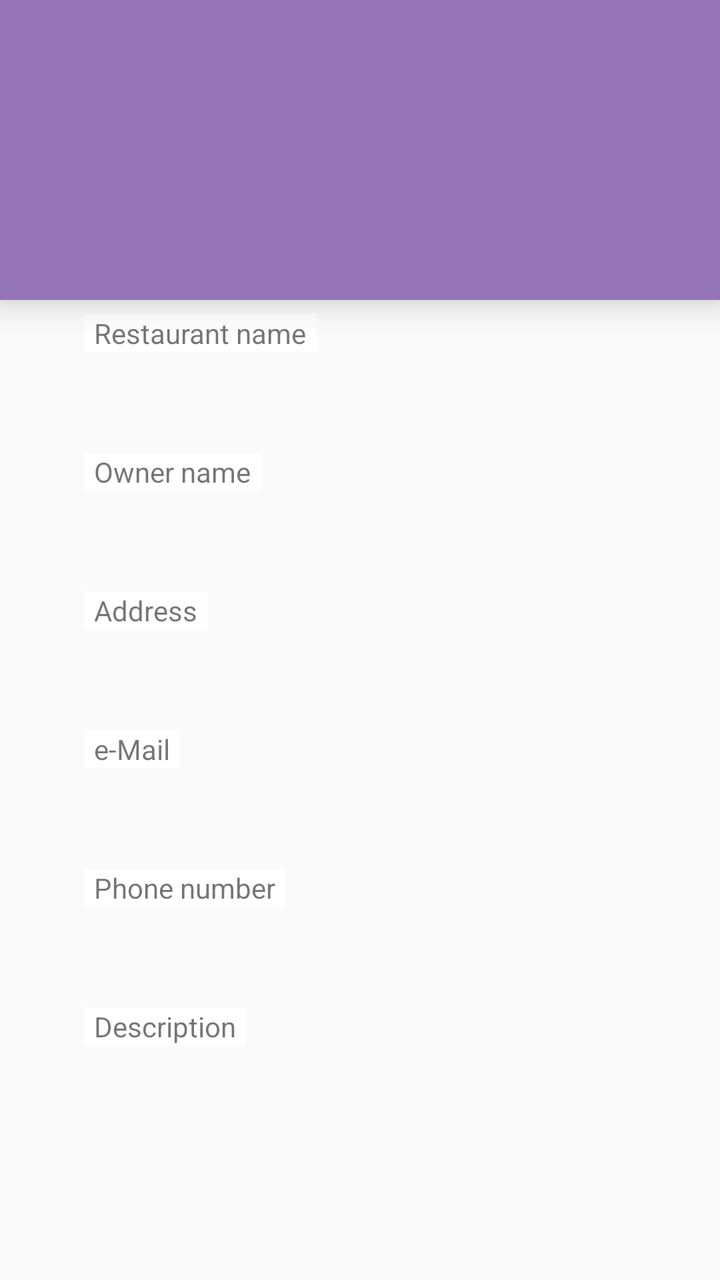
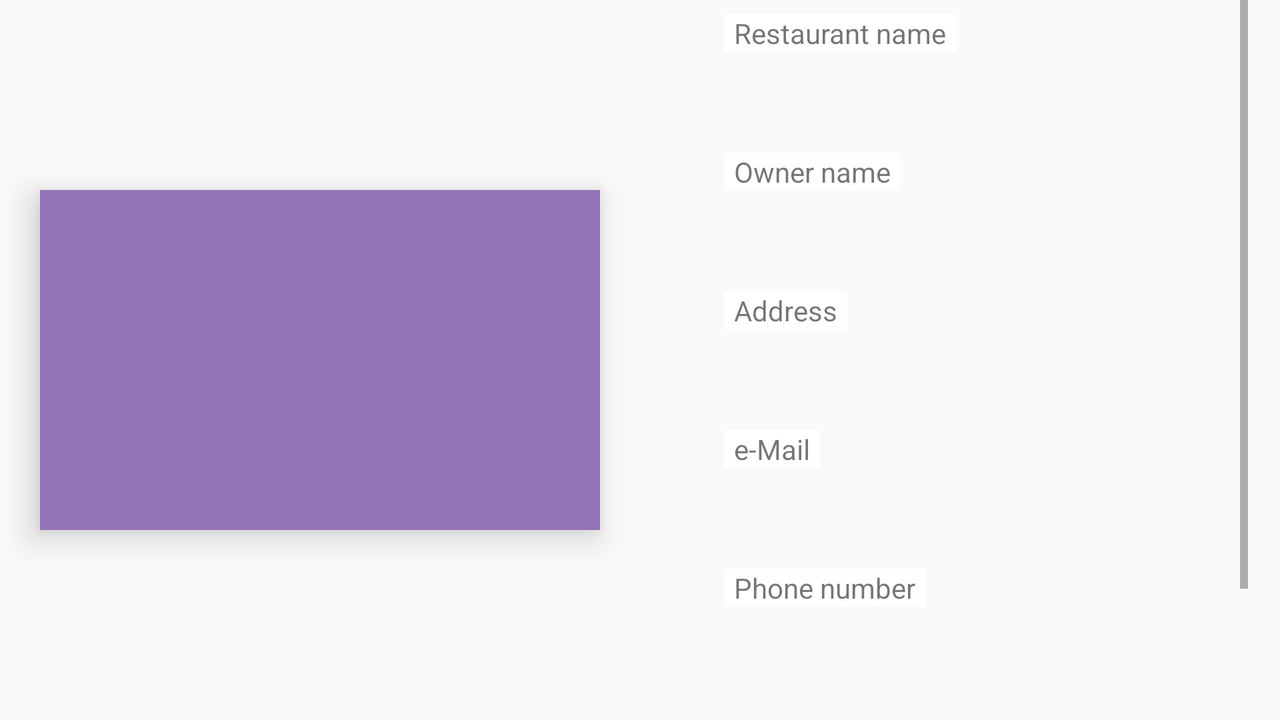

One screen, two layout resources from the same app: the default and the author's alternative for another configuration. Each is rendered where Android would select it; the XML of both is given below.
<!-- AndroidManifest.xml: application theme AppTheme -->
<!-- res/layout/activity_user_profile_edit.xml -->
<?xml version="1.0" encoding="utf-8"?>
<RelativeLayout xmlns:android="http://schemas.android.com/apk/res/android"
    xmlns:app="http://schemas.android.com/apk/res-auto"
    xmlns:tools="http://schemas.android.com/tools"
    android:layout_width="match_parent"
    android:layout_height="match_parent"
    xmlns:squint="http://schemas.android.com/apk/res-auto"
    tools:context=".activity.UserProfileNoEditActivity">
    <RelativeLayout
        android:id="@+id/top"
        android:layout_width="match_parent"
        android:layout_height="150dp"
        android:layout_alignParentTop="true"
        android:background="@color/top_bg"
        android:elevation="10dp">
        <ImageView
            android:id="@+id/topImg"
            android:layout_width="match_parent"
            android:layout_height="150dp"
            android:scaleType="fitXY"/>
            <ImageView
                android:id="@+id/bg_userImg"
                android:layout_width="wrap_content"
                android:layout_height="wrap_content"
                android:layout_alignParentRight="true"
                android:layout_centerVertical="true"
                android:paddingTop="90dp"
                android:paddingRight="10dp"
                app:srcCompat="@drawable/photo_icon" />
    </RelativeLayout>
    <ScrollView
        android:layout_width="match_parent"
        android:layout_height="match_parent"
        android:paddingLeft="16dp"
        android:paddingRight="16dp"
        android:layout_below="@+id/top"
        >
        <RelativeLayout
            android:layout_width="wrap_content"
            android:layout_height="wrap_content"
            android:elevation="10dp">
            <RelativeLayout
                android:id="@+id/restnameRl"
                style="@style/userEtTvRl">
                <EditText
                    android:id="@+id/restnameEt"
                    style="@style/onelineuserEditText"
                    android:inputType="textPersonName"/>
                <TextView
                    style="@style/usereditTextView"
                    android:text="@string/restname" />
            </RelativeLayout>
            <RelativeLayout
                android:id="@+id/nameRl"
                android:layout_below="@+id/restnameRl"
                style="@style/userEtTvRl">
                <EditText
                    android:id="@+id/nameEt"
                    style="@style/onelineuserEditText"
                    android:inputType="textPersonName"/>
                <TextView
                    style="@style/usereditTextView"
                    android:text="@string/name" />
            </RelativeLayout>
            <RelativeLayout
                android:id="@+id/addressRl"
                android:layout_below="@+id/nameRl"
                style="@style/userEtTvRl">
                <EditText
                    android:id="@+id/addressEt"
                    style="@style/fivelineuserEditText"
                    android:inputType="textPostalAddress"/>
                <TextView
                    style="@style/usereditTextView"
                    android:text="@string/address" />
            </RelativeLayout>
            <RelativeLayout
                android:id="@+id/mailRl"
                android:layout_below="@+id/addressRl"
                style="@style/userEtTvRl">
                <EditText
                    android:id="@+id/mailEt"
                    style="@style/onelineuserEditText"
                    android:inputType="textEmailAddress"/>
                <TextView
                    style="@style/usereditTextView"
                    android:text="@string/email" />
            </RelativeLayout>
            <RelativeLayout
                android:id="@+id/phoneRl"
                style="@style/userEtTvRl"
                android:layout_below="@+id/mailRl">
                <EditText
                    android:id="@+id/phoneEt"
                    style="@style/onelineuserEditText"
                    android:inputType="phone"/>
                <TextView
                    style="@style/usereditTextView"
                    android:text="@string/phonenumber" />
            </RelativeLayout>
            <RelativeLayout
                android:id="@+id/sDesRl"
                style="@style/userEtTvRl"
                android:layout_below="@+id/phoneRl">
                <EditText
                    android:id="@+id/sDesEt"
                    style="@style/threelineuserEditText"/>
                <TextView
                    style="@style/usereditTextView"
                    android:text="@string/description"
                    android:inputType="textMultiLine"/>
            </RelativeLayout>
        </RelativeLayout>
    </ScrollView>
</RelativeLayout>
<!-- resources referenced by this layout -->
<resources>
  <color name="top_bg">#9473B6</color>
  <string name="address">Address</string>
  <string name="description">Description</string>
  <string name="email">e-Mail</string>
  <string name="name">Owner name</string>
  <string name="phonenumber">Phone number</string>
  <string name="restname">Restaurant name</string>
  <style name="fivelineuserEditText">
          <item name="android:layout_width">match_parent</item>
          <item name="android:layout_height">wrap_content</item>
          <item name="android:layout_marginTop">15dp</item>
          <item name="android:background">@drawable/edit_text_round</item>
          <item name="android:padding">15dp</item>
          <item name="android:maxHeight">300dp</item>/&gt;
          <item name="android:maxLines">5</item>/&gt;
      </style>
  <style name="onelineuserEditText">
          <item name="android:layout_width">match_parent</item>
          <item name="android:layout_height">wrap_content</item>
          <item name="android:layout_marginTop">15dp</item>
          <item name="android:background">@drawable/edit_text_round</item>
          <item name="android:padding">15dp</item>
          <item name="android:maxHeight">200dp</item>/&gt;
          <item name="android:maxLines">1</item>/&gt;
      </style>
  <style name="threelineuserEditText">
      <item name="android:layout_width">match_parent</item>
      <item name="android:layout_height">wrap_content</item>
      <item name="android:layout_marginTop">15dp</item>
      <item name="android:background">@drawable/edit_text_round</item>
      <item name="android:padding">15dp</item>
      <item name="android:maxHeight">300dp</item>/&gt;
      <item name="android:maxLines">5</item>/&gt;
      </style>
  <style name="userEtTvRl">
          <item name="android:layout_width">match_parent</item>
          <item name="android:layout_height">match_parent</item>
          <item name="android:paddingLeft">16dp</item>
          <item name="android:paddingRight">16dp</item>/&gt;
      </style>
  <style name="usereditTextView">
          <item name="android:layout_width">wrap_content</item>
          <item name="android:layout_height">wrap_content</item>
          <item name="android:layout_marginLeft">10dp</item>
          <item name="android:layout_marginTop">7dp</item>
          <item name="android:background">@android:color/white</item>
          <item name="android:paddingLeft">5dp</item>
          <item name="android:paddingRight">5dp</item>/&gt;
      </style>
  <style name="AppTheme" parent="Theme.AppCompat.Light.DarkActionBar">
          
          <item name="colorPrimary">@color/top_bg</item>
          <item name="colorPrimaryDark">@color/colorPrimaryDark</item>
          <item name="colorAccent">@color/colorAccent</item>
      </style>
  <color name="colorPrimaryDark">#A85914A3</color>
  <color name="colorAccent">#D81B60</color>
</resources>
<!-- res/layout-land/activity_user_profile_edit.xml (the author's variant of the layout above) -->
<!-- drawn on the phone turned sideways -->
<?xml version="1.0" encoding="utf-8"?>
<RelativeLayout
    xmlns:android="http://schemas.android.com/apk/res/android"
    xmlns:app="http://schemas.android.com/apk/res-auto"
    xmlns:tools="http://schemas.android.com/tools"
    android:layout_width="match_parent"
    android:layout_height="match_parent"
    tools:context=".activity.UserProfileNoEditActivity">
    <LinearLayout
        android:layout_width="match_parent"
        android:layout_height="match_parent"
        android:weightSum="1"
        android:orientation="horizontal">
    <RelativeLayout
        android:id="@+id/top"
        android:layout_width="match_parent"
        android:layout_height="170dp"
        android:layout_gravity="center_vertical"
        android:background="@color/top_bg"
        android:layout_weight="0.5"
        android:elevation="10dp"
        android:layout_margin="20dp">
        <ImageView
            android:id="@+id/topImg"
            android:layout_width="match_parent"
            android:layout_height="170dp"
            android:scaleType="fitXY"/>
            <ImageView
                android:id="@+id/bg_userImg"
                android:layout_width="wrap_content"
                android:layout_height="wrap_content"
                android:layout_alignParentRight="true"
                android:layout_centerVertical="true"
                android:paddingTop="110dp"
                android:paddingRight="10dp"
                app:srcCompat="@drawable/photo_icon" />
    </RelativeLayout>
    <ScrollView
        android:layout_width="match_parent"
        android:layout_height="match_parent"
        android:layout_alignParentTop="true"
        android:layout_weight="0.5"
        android:layout_alignParentRight="true"
        android:paddingLeft="16dp"
        android:paddingRight="16dp"
        android:layout_marginBottom="10dp"
        >
        <RelativeLayout
            android:layout_width="wrap_content"
            android:layout_height="wrap_content"
            android:elevation="10dp">
            <RelativeLayout
                android:id="@+id/restnameRl"
                style="@style/userEtTvRl">
                <EditText
                    android:id="@+id/restnameEt"
                    style="@style/onelineuserEditText"
                    android:inputType="textPersonName"/>
                <TextView
                    style="@style/usereditTextView"
                    android:text="@string/restname" />
            </RelativeLayout>
            <RelativeLayout
                android:id="@+id/nameRl"
                android:layout_below="@+id/restnameRl"
                style="@style/userEtTvRl">
                <EditText
                    android:id="@+id/nameEt"
                    style="@style/onelineuserEditText"
                    android:inputType="textPersonName"/>
                <TextView
                    style="@style/usereditTextView"
                    android:text="@string/name" />
            </RelativeLayout>
            <RelativeLayout
                android:id="@+id/addressRl"
                android:layout_below="@+id/nameRl"
                style="@style/userEtTvRl">
                <EditText
                    android:id="@+id/addressEt"
                    style="@style/fivelineuserEditText"
                    android:inputType="textPostalAddress"/>
                <TextView
                    style="@style/usereditTextView"
                    android:text="@string/address" />
            </RelativeLayout>
            <RelativeLayout
                android:id="@+id/mailRl"
                android:layout_below="@+id/addressRl"
                style="@style/userEtTvRl">
                <EditText
                    android:id="@+id/mailEt"
                    style="@style/onelineuserEditText"
                    android:inputType="textEmailAddress"/>
                <TextView
                    style="@style/usereditTextView"
                    android:text="@string/email" />
            </RelativeLayout>
            <RelativeLayout
                android:id="@+id/phoneRl"
                style="@style/userEtTvRl"
                android:layout_below="@+id/mailRl">
                <EditText
                    android:id="@+id/phoneEt"
                    style="@style/onelineuserEditText"
                    android:inputType="phone"/>
                <TextView
                    style="@style/usereditTextView"
                    android:text="@string/phonenumber" />
            </RelativeLayout>
            <RelativeLayout
                android:id="@+id/sDesRl"
                style="@style/userEtTvRl"
                android:layout_below="@+id/phoneRl">
                <EditText
                    android:id="@+id/sDesEt"
                    style="@style/threelineuserEditText"/>
                <TextView
                    style="@style/usereditTextView"
                    android:text="@string/description"
                    android:inputType="textMultiLine"/>
            </RelativeLayout>
        </RelativeLayout>
    </ScrollView>
    </LinearLayout>
</RelativeLayout>
